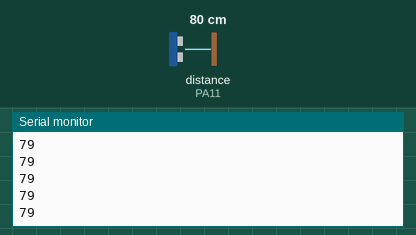
Simulated run of this sketch. Board: STM32 Blue Pill. Parts: the last lines printed to the serial monitor. Wiring (inferred from the names in the program): ultrasonic range finder: trigger PA12; echo PA11. The inputs (shaded band) are chosen by the test bench; at power-on: distance to the obstacle (sensor on PA11) 80 cm. The echo pulse lasts 58.3 µs per cm.

Above: at 1.2 s.
1.3 s: distance to the obstacle (sensor on PA11) set to 2 cm
At 2.0 s:
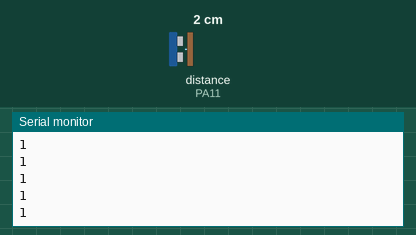
2.8 s: distance to the obstacle (sensor on PA11) set to 4 cm
At 3.6 s:
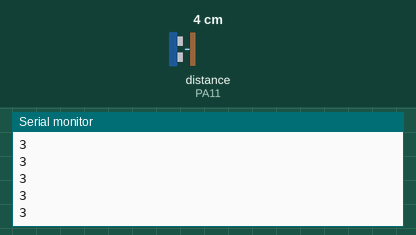
Timing chart, 0 to 5.0 s (numbered marks = the images above; inputs shaded):
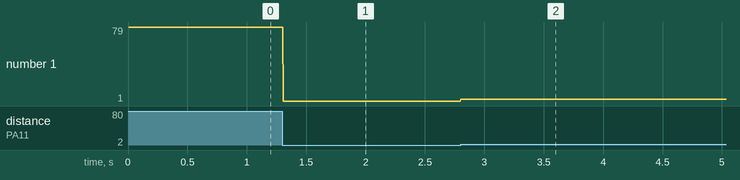

The sketch:

ultrasonic_sensor_test.ino
```cpp
/* Swarm Embeded Robotic Platform (SERP),is a low cost robust robot designed for robotics hobbyists and enthusiasts.
It has been extensively developed on STM32, has an onboard  power suppy, IR array ( 7 Sensors), Ulatrasonic sensors, motor drivers
It is used to build a wide range of robots.
*/

/* Here we use the ultrasonic sensor to determine distance to a obstacle */

const int trigPin = PA12;
const int echoPin = PA11;


// defining variables
long duration;
int distance;


void setup() {
pinMode(trigPin, OUTPUT); // Sets the trigPin as an Output
pinMode(echoPin, INPUT); // Sets the echoPin as an Input

Serial.begin(9600); // Starts the serial communication

}


void loop() {

// Clears the trigPin
digitalWrite(trigPin, LOW);

delayMicroseconds(2);
// Sets the trigPin on HIGH state for 10 micro seconds
digitalWrite(trigPin, HIGH);

delayMicroseconds(10);

digitalWrite(trigPin, LOW);
// Reads the echoPin, returns the sound wave travel time in microseconds

duration = pulseIn(echoPin, HIGH);
// Calculating the distance
distance= duration*0.034/2;

// Prints the distance on the Serial Monitor
Serial.println(distance);

}
```

Measured:
- after the input at 1.3 s, the serial monitor: prints a new line at once (image 1)
- after the input at 2.8 s, the serial monitor: prints a new line at once (image 2)
- plotted number 1: 79 → 1 after the input at 1.3 s, 1 → 3 after the input at 2.8 s
